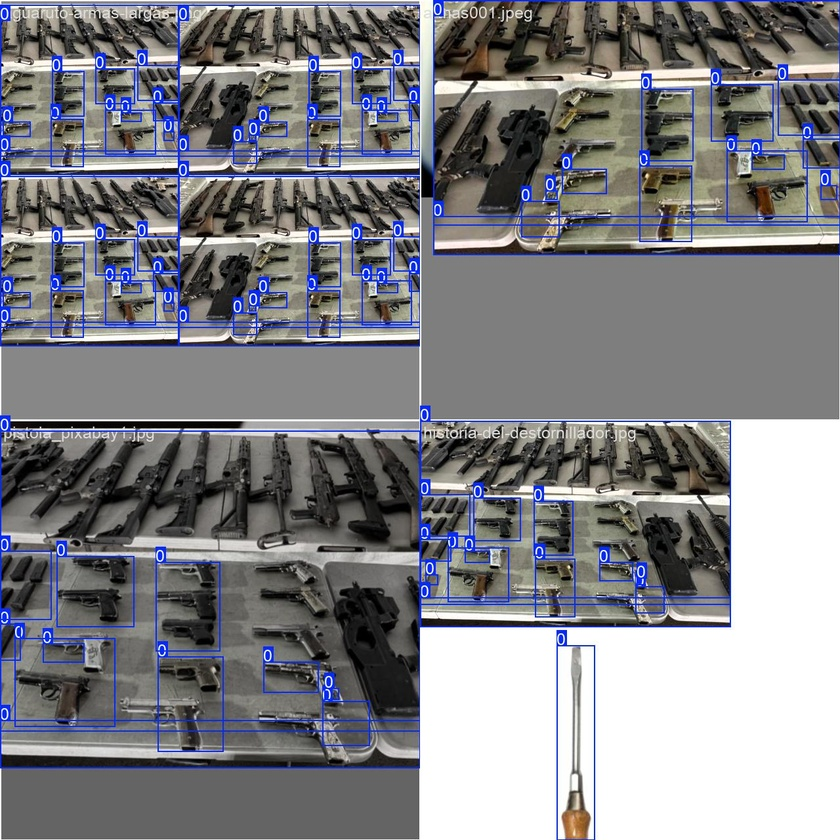
#> input picture arma_yolov8_estable/train_batch0.jpg, 840 x 840 px, shrunk from 1280 x 1280 before the run
$ python transoformar.py
#> lines starting #> are read from the running program, lines starting #| are printed output that depends on the picture; after the words box and inside, x2 and y2 are one past the last pixel; in counts of white or black regions, pixels touching at a corner belong together
import os
import cv2
import numpy as np
from tkinter import Tk, filedialog
from tqdm import tqdm

# Ruta base donde guardarás las imágenes
BASE_DIR = r"C:\Users\paufu\OneDrive\Documentos\Python\TMTI\proyecto"

def seleccionar_imagenes():
    root = Tk()
    root.withdraw()
    return filedialog.askopenfilenames(
        title="Selecciona las imágenes (250 aprox)",
        filetypes=[("Imágenes", "*.jpg *.jpeg *.png *.bmp")]
    )
#> the answer given: arma_yolov8_estable/train_batch0.jpg
#> in procesar_lote_imagenes, img is the input picture: shape (840, 840, 3); mean B, G, R 133.7, 129.5, 129.2

def mejorar_calidad(img):
    lab = cv2.cvtColor(img, cv2.COLOR_BGR2LAB)
#> lab: shape (840, 840, 3); mean of channels 0, 1, 2 135.5, 129.9, 125.8
    l, a, b = cv2.split(lab)
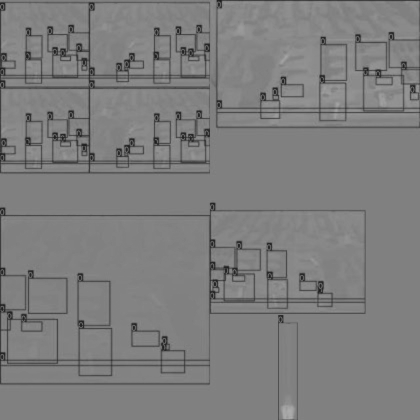
#> b: shape (840, 840) (shown at 1/2 size); min 27, max 173, mean 125.8
    clahe = cv2.createCLAHE(clipLimit=3.0, tileGridSize=(8, 8))
    l = clahe.apply(l)
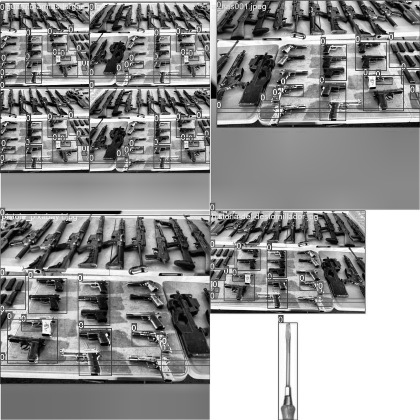
#> l: shape (840, 840) (shown at 1/2 size); min 0, max 255, mean 147.6
    lab = cv2.merge((l, a, b))
#> lab: shape (840, 840, 3); mean of channels 0, 1, 2 147.6, 129.9, 125.8
    img = cv2.cvtColor(lab, cv2.COLOR_LAB2BGR)
    brightness = 30
    img = cv2.convertScaleAbs(img, alpha=1, beta=brightness)
    img = cv2.fastNlMeansDenoisingColored(img, None, 10, 10, 7, 21)
    return img

def segmentar_imagen(img):
    gray = cv2.cvtColor(img, cv2.COLOR_BGR2GRAY)
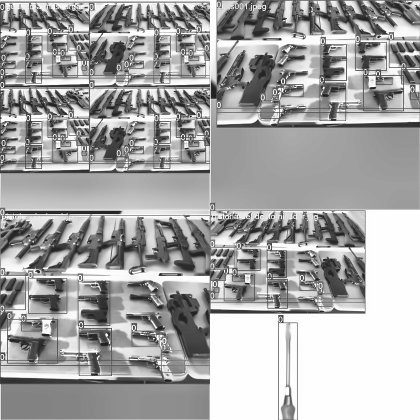
#> gray: shape (840, 840) (shown at 1/2 size); min 29, max 254, mean 166.4
    edges = cv2.Canny(gray, 100, 200)
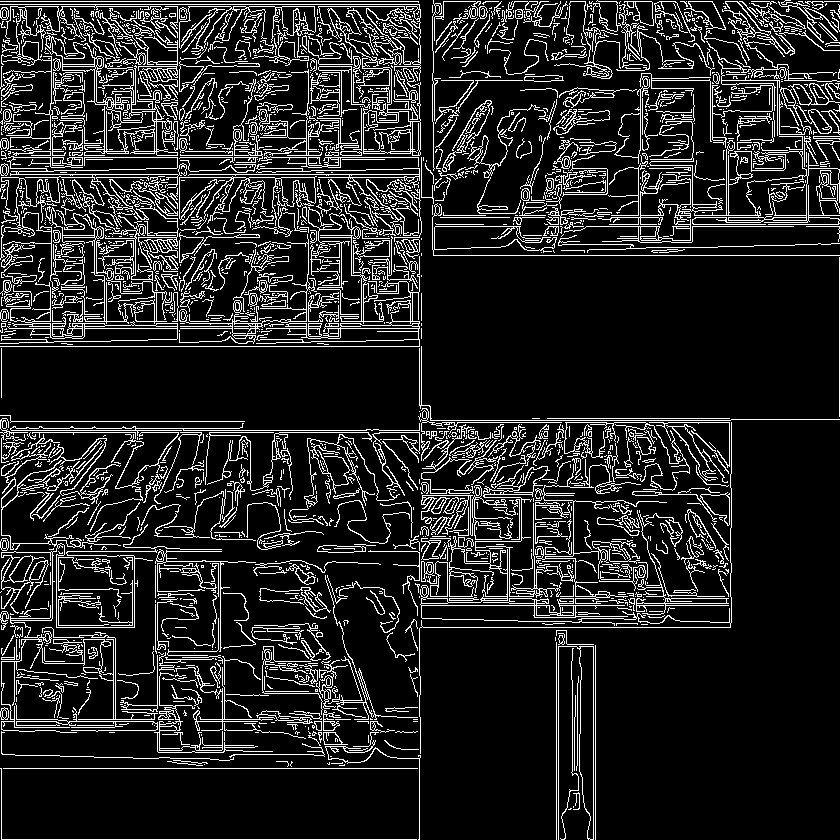
#> edges: shape (840, 840); 13.9% white in thin lines or dots
    contours, _ = cv2.findContours(edges, cv2.RETR_TREE, cv2.CHAIN_APPROX_SIMPLE)
#> contours = 2994 contours, 2460 with area under 20; largest, box (x1, y1, x2, y2) and area: (598, 121, 840, 225) 6080, (0, 4, 421, 156) 3334, (558, 646, 594, 840) 2213, (579, 646, 594, 840) 2201, (746, 175, 808, 220) 2129
    min_area = 500
    large_contours = [cnt for cnt in contours if cv2.contourArea(cnt) > min_area]
#> large_contours = 22 contours; largest, box (x1, y1, x2, y2) and area: (598, 121, 840, 225) 6080, (0, 4, 421, 156) 3334, (558, 646, 594, 840) 2213, (579, 646, 594, 840) 2201, (746, 175, 808, 220) 2129
    mask = np.zeros_like(gray)
    cv2.drawContours(mask, large_contours, -1, 255, thickness=cv2.FILLED)
#> mask: shape (840, 840); 4.4% white; 14 white regions
    segmented = cv2.bitwise_and(img, img, mask=mask)
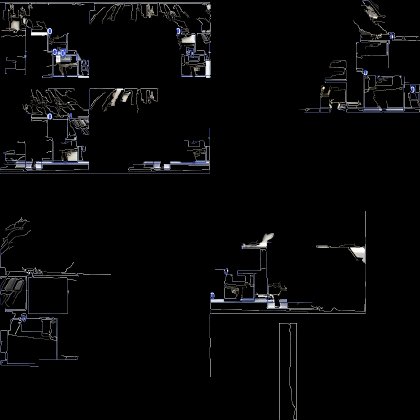
#> segmented: shape (840, 840, 3) (shown at 1/2 size); mean B, G, R 7.3, 6.8, 6.7
    return segmented, large_contours

def procesar_lote_imagenes():
    imagenes = seleccionar_imagenes()
    if not imagenes:
        print("No se seleccionaron imágenes.")
        return

    # Crear subcarpetas dentro del directorio base
    mejoradas_dir = os.path.join(BASE_DIR, "mejoradas")
    segmentadas_dir = os.path.join(BASE_DIR, "segmentadas")
    anotadas_dir = os.path.join(BASE_DIR, "anotadas")

    os.makedirs(mejoradas_dir, exist_ok=True)
    os.makedirs(segmentadas_dir, exist_ok=True)
    os.makedirs(anotadas_dir, exist_ok=True)

    print(f"\nProcesando {len(imagenes)} imágenes...")

    for idx, img_path in enumerate(tqdm(imagenes), 1):
        try:
            img = cv2.imread(img_path)
            if img is None:
                continue

            img_mejorada = mejorar_calidad(img)
            img_segmentada, contornos = segmentar_imagen(img_mejorada)
#> contornos has the same summary as large_contours in segmentar_imagen

            nombre = os.path.splitext(os.path.basename(img_path))[0]

            cv2.imwrite(os.path.join(mejoradas_dir, f"{nombre}_enhanced.jpg"), img_mejorada)
            cv2.imwrite(os.path.join(segmentadas_dir, f"{nombre}_segmented.jpg"), img_segmentada)

            img_anotada = img_mejorada.copy()
            cv2.drawContours(img_anotada, contornos, -1, (0, 255, 0), 2)
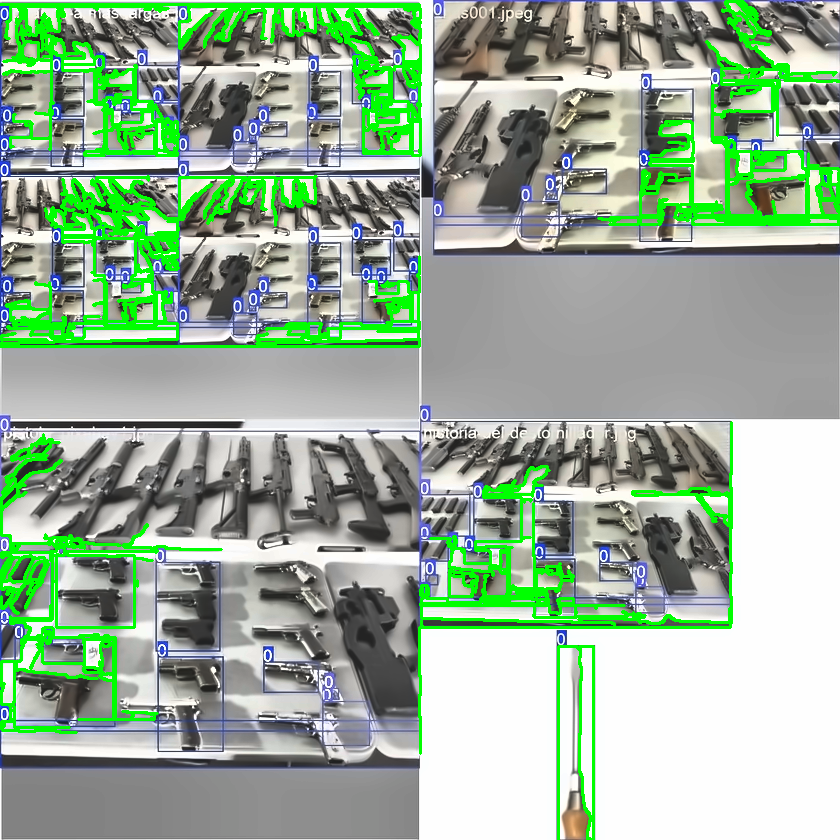
#> img_anotada: shape (840, 840, 3); mean B, G, R 153, 176.3, 152.8
            cv2.imwrite(os.path.join(anotadas_dir, f"{nombre}_annotated.jpg"), img_anotada)

        except Exception as e:
            print(f"\nError en {img_path}: {str(e)}")

    print("\nProceso completado. Resultados guardados en:")
    print(f"- {mejoradas_dir}")
    print(f"- {segmentadas_dir}")
    print(f"- {anotadas_dir}")

if __name__ == "__main__":
    procesar_lote_imagenes()
